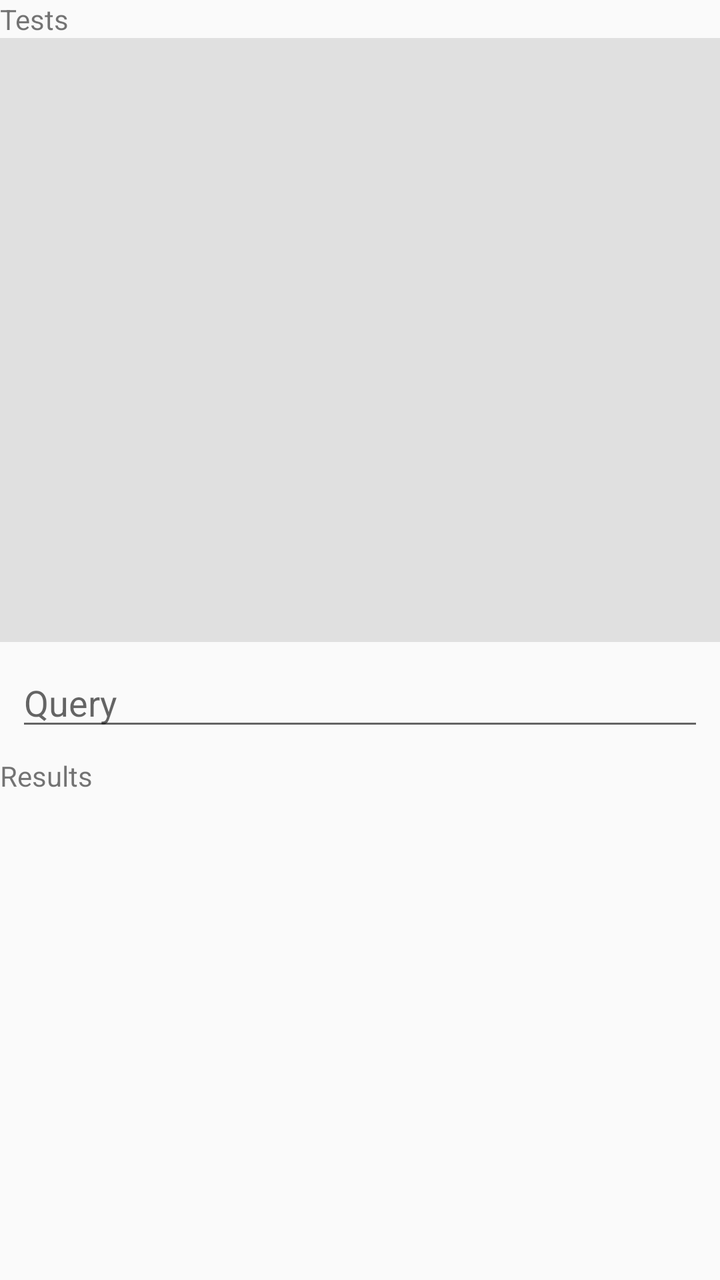
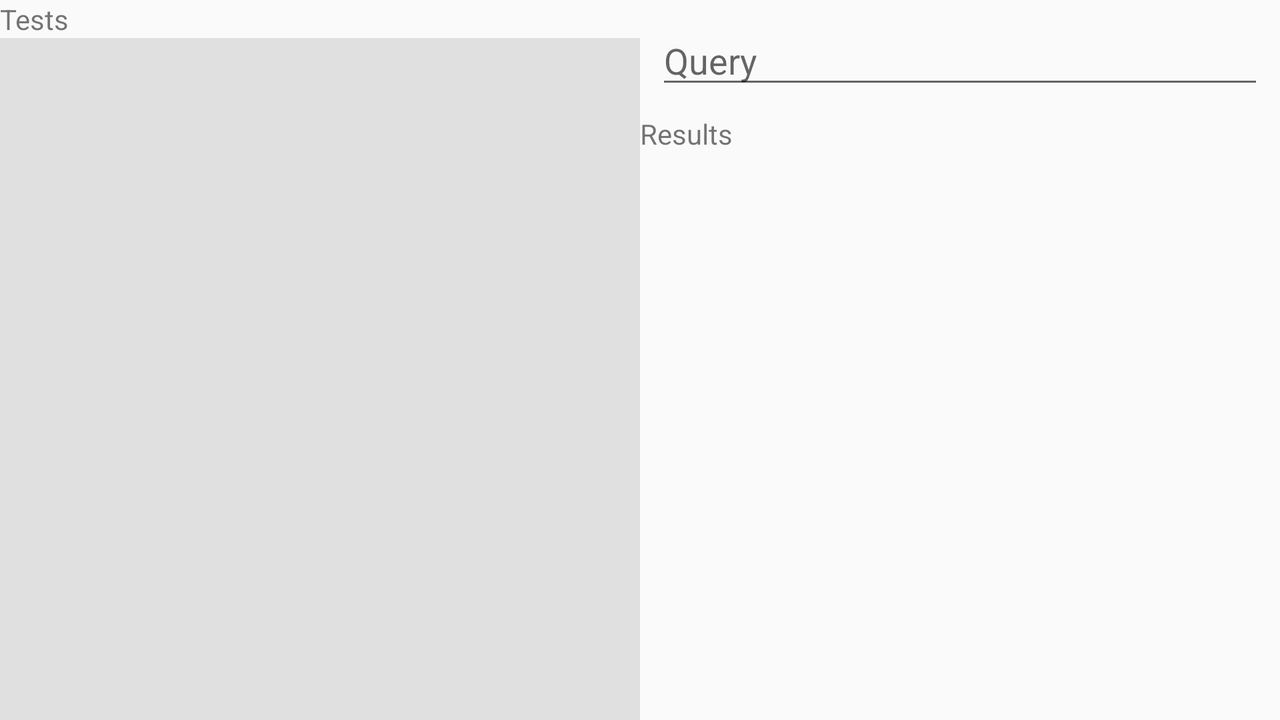

Compare how this app lays out the same screen by default and in its alternative resource folder. The renders come first, then the two layout files and the values they reference.
<!-- AndroidManifest.xml: application theme AppTheme -->
<!-- res/layout/media_tests.xml -->
<?xml version="1.0" encoding="utf-8"?>
<LinearLayout
    xmlns:android="http://schemas.android.com/apk/res/android"
    xmlns:app="http://schemas.android.com/apk/res-auto"
    android:layout_width="match_parent"
    android:layout_height="match_parent"
    android:orientation="vertical">

    <TextView
        android:id="@+id/test_options_header"
        android:layout_width="match_parent"
        android:layout_height="wrap_content"
        android:text="@string/tests_options_header"
        style="@style/Header"/>

    <androidx.recyclerview.widget.RecyclerView
        android:id="@+id/test_options_list"
        android:layout_width="match_parent"
        android:layout_height="0dp"
        android:layout_weight="4"
        android:fillViewport="true"
        android:background="@color/background_grey"
        app:layoutManager="androidx.recyclerview.widget.LinearLayoutManager"
        app:layout_behavior="@string/appbar_scrolling_view_behavior" />

    <EditText
        android:id="@+id/tests_query"
        android:layout_width="match_parent"
        android:layout_height="wrap_content"
        android:layout_margin="@dimen/margin_small"
        android:ems="10"
        android:hint="@string/tests_query_hint"
        android:inputType="textPersonName" />

    <TextView
        android:id="@+id/test_results_header"
        android:layout_width="match_parent"
        android:layout_height="wrap_content"
        android:text="@string/tests_results_header"
        style="@style/Header" />

    <ScrollView
        android:layout_width="match_parent"
        android:layout_height="0dp"
        android:layout_margin="@dimen/margin_small"
        android:layout_weight="3"
        android:fillViewport="true">

        <LinearLayout
            android:id="@+id/test_results_container"
            android:layout_width="match_parent"
            android:layout_height="wrap_content"
            android:orientation="vertical"
            android:showDividers="middle"
            android:divider="@drawable/test_result_divider">

        </LinearLayout>

    </ScrollView>

</LinearLayout>
<!-- resources referenced by this layout -->
<resources>
  <color name="background_grey">#e0e0e0</color>
  <dimen name="margin_small">8dp</dimen>
  <string name="tests_options_header">Tests</string>
  <string name="tests_query_hint">Query</string>
  <string name="tests_results_header">Results</string>
  <style name="AppTheme" parent="Theme.AppCompat.Light.DarkActionBar">
          
          <item name="colorPrimary">@color/colorPrimary</item>
          <item name="colorPrimaryDark">@color/colorPrimaryDark</item>
          <item name="colorAccent">@color/colorAccent</item>
  
          <item name="windowActionBar">false</item>
          <item name="windowNoTitle">true</item>
      </style>
  <color name="colorPrimary">#3f51b5</color>
  <color name="colorPrimaryDark">#303f9f</color>
  <color name="colorAccent">#ff4081</color>
</resources>
<!-- res/layout-land/media_tests.xml (the repository's variant of the layout above) -->
<!-- drawn on the phone turned sideways -->
<?xml version="1.0" encoding="utf-8"?>
<LinearLayout
    xmlns:android="http://schemas.android.com/apk/res/android"
    xmlns:app="http://schemas.android.com/apk/res-auto"
    android:layout_width="match_parent"
    android:layout_height="match_parent"
    android:weightSum="2"
    android:orientation="horizontal">

    <LinearLayout
        android:layout_width="match_parent"
        android:layout_height="match_parent"
        android:orientation="vertical"
        android:layout_weight="1">

        <TextView
            android:id="@+id/test_options_header"
            android:layout_width="match_parent"
            android:layout_height="wrap_content"
            android:text="@string/tests_options_header"
            style="@style/Header"/>

        <androidx.recyclerview.widget.RecyclerView
            android:id="@+id/test_options_list"
            android:layout_width="match_parent"
            android:layout_height="0dp"
            android:layout_weight="4"
            android:fillViewport="true"
            android:background="@color/background_grey"
            app:layoutManager=""
            app:layout_behavior="@string/appbar_scrolling_view_behavior" />
    </LinearLayout>

    <LinearLayout
        android:layout_width="match_parent"
        android:layout_height="match_parent"
        android:orientation="vertical"
        android:layout_weight="1">

        <EditText
            android:id="@+id/tests_query"
            android:layout_width="match_parent"
            android:layout_height="wrap_content"
            android:layout_margin="@dimen/margin_small"
            android:ems="10"
            android:hint="@string/tests_query_hint"
            android:inputType="textPersonName" />

        <TextView
            android:id="@+id/test_results_header"
            android:layout_width="match_parent"
            android:layout_height="wrap_content"
            android:text="@string/tests_results_header"
            style="@style/Header" />

        <ScrollView
            android:layout_width="match_parent"
            android:layout_height="match_parent"
            android:layout_margin="@dimen/margin_small"
            android:fillViewport="true">

            <LinearLayout
                android:id="@+id/test_results_container"
                android:layout_width="match_parent"
                android:layout_height="wrap_content"
                android:orientation="vertical"
                android:showDividers="middle"
                android:divider="@drawable/test_result_divider">
            </LinearLayout>
        </ScrollView>
    </LinearLayout>
</LinearLayout>
